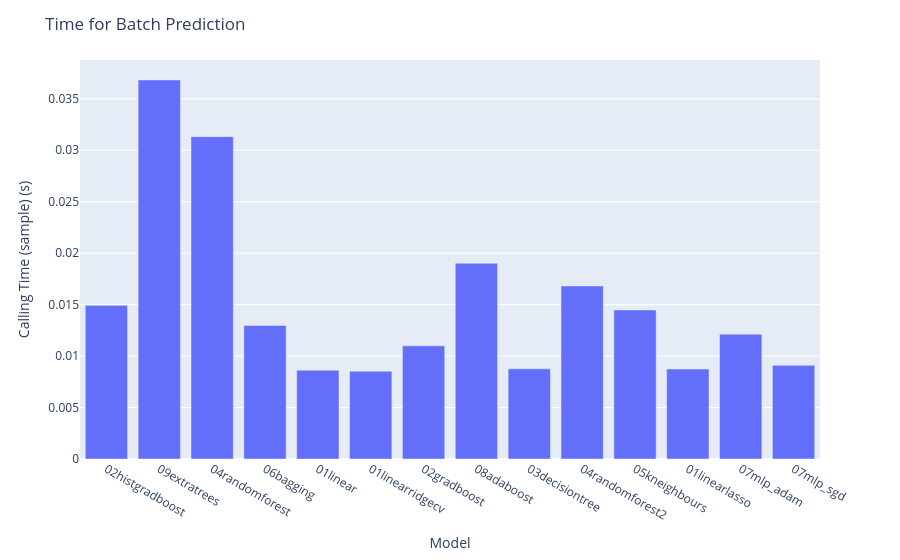
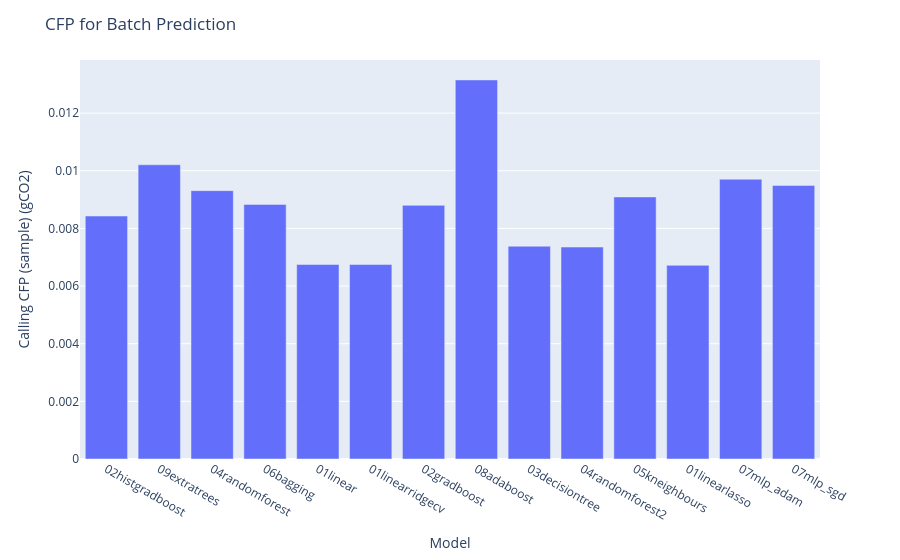

Here is the notebook cell these charts were saved with, in order:
### Code cell
## Time for Batch Prediction
fig = px.bar(df, x = "Model", y = "Calling Time (sample) (s)")
fig.update_layout(title = "Time for Batch Prediction")
fig.show()

## CFP for Batch Prediction
fig = px.bar(df, x = "Model", y = "Calling CFP (sample) (gCO2)")
fig.update_layout(title = "CFP for Batch Prediction")
fig.show()

### Figure 1 — Plotly figure (JSON) as saved in the notebook; plotly's stock layout.template omitted (floating-point values rounded to 4 significant figures)
{"data": [{"hovertemplate": "Model=%{x}<br>Calling Time (sample) (s)=%{y}<extra></extra>", "legendgroup": "", "marker": {"color": "#636efa", "pattern": {"shape": ""}}, "name": "", "orientation": "v", "showlegend": false, "textposition": "auto", "type": "bar", "x": ["02histgradboost", "09extratrees", "04randomforest", "06bagging", "01linear", "01linearridgecv", "02gradboost", "08adaboost", "03decisiontree", "04randomforest2", "05kneighbours", "01linearlasso", "07mlp_adam", "07mlp_sgd"], "xaxis": "x", "y": [0.01493, 0.03683, 0.03132, 0.01298, 0.008628, 0.008528, 0.011, 0.01903, 0.008759, 0.01682, 0.01448, 0.008741, 0.01213, 0.0091], "yaxis": "y"}], "layout": {"barmode": "relative", "legend": {"tracegroupgap": 0}, "margin": {"t": 60}, "title": {"text": "Time for Batch Prediction"}, "xaxis": {"anchor": "y", "domain": [0, 1], "title": {"text": "Model"}}, "yaxis": {"anchor": "x", "domain": [0, 1], "title": {"text": "Calling Time (sample) (s)"}}}}

### Figure 2 — Plotly figure (JSON) as saved in the notebook; plotly's stock layout.template omitted (floating-point values rounded to 4 significant figures)
{"data": [{"hovertemplate": "Model=%{x}<br>Calling CFP (sample) (gCO2)=%{y}<extra></extra>", "legendgroup": "", "marker": {"color": "#636efa", "pattern": {"shape": ""}}, "name": "", "orientation": "v", "showlegend": false, "textposition": "auto", "type": "bar", "x": ["02histgradboost", "09extratrees", "04randomforest", "06bagging", "01linear", "01linearridgecv", "02gradboost", "08adaboost", "03decisiontree", "04randomforest2", "05kneighbours", "01linearlasso", "07mlp_adam", "07mlp_sgd"], "xaxis": "x", "y": [0.008428, 0.01021, 0.009309, 0.008832, 0.006747, 0.006747, 0.0088, 0.01315, 0.007381, 0.007353, 0.009091, 0.006718, 0.009706, 0.009491], "yaxis": "y"}], "layout": {"barmode": "relative", "legend": {"tracegroupgap": 0}, "margin": {"t": 60}, "title": {"text": "CFP for Batch Prediction"}, "xaxis": {"anchor": "y", "domain": [0, 1], "title": {"text": "Model"}}, "yaxis": {"anchor": "x", "domain": [0, 1], "title": {"text": "Calling CFP (sample) (gCO2)"}}}}
